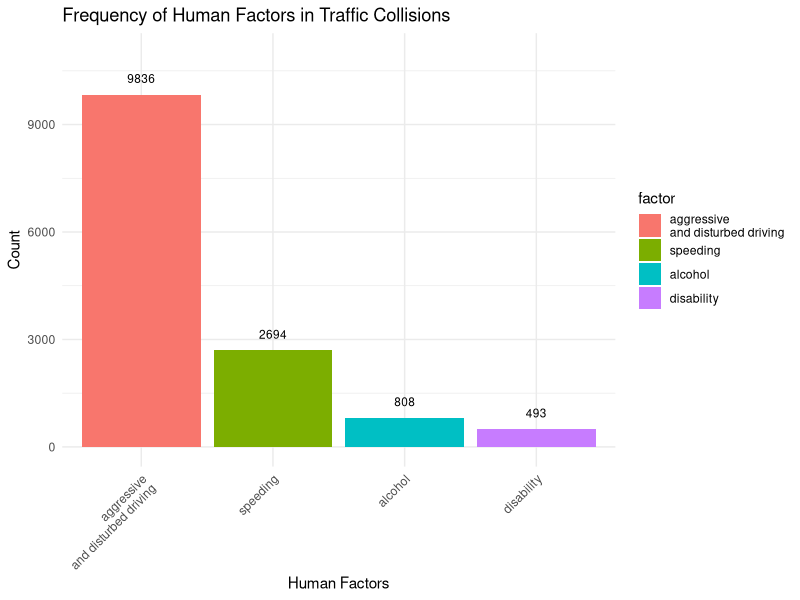
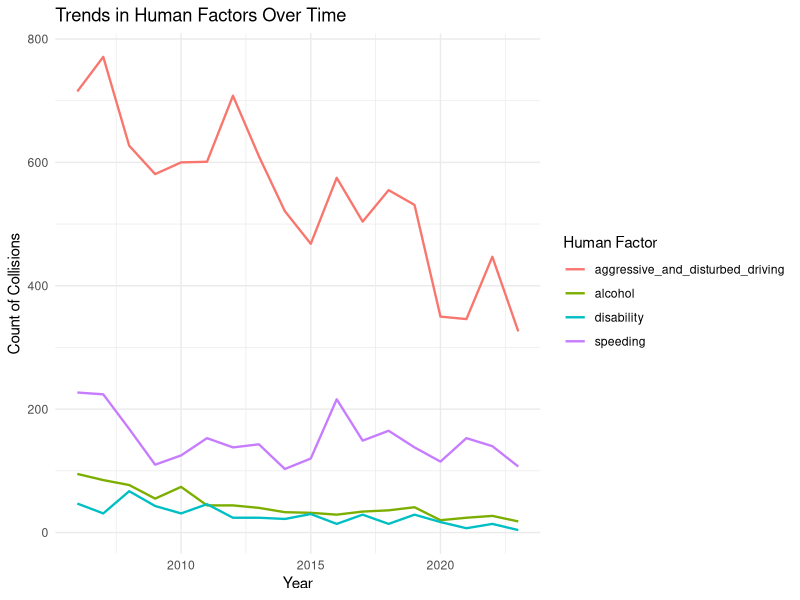
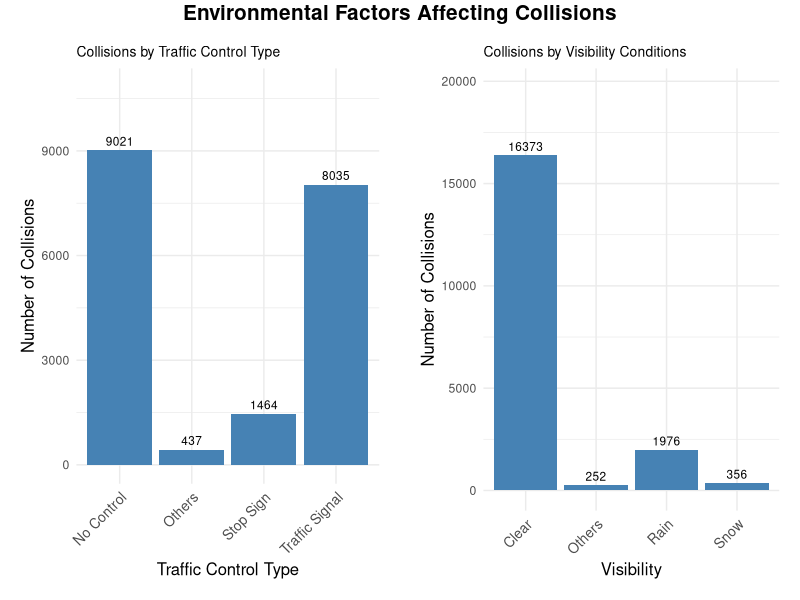
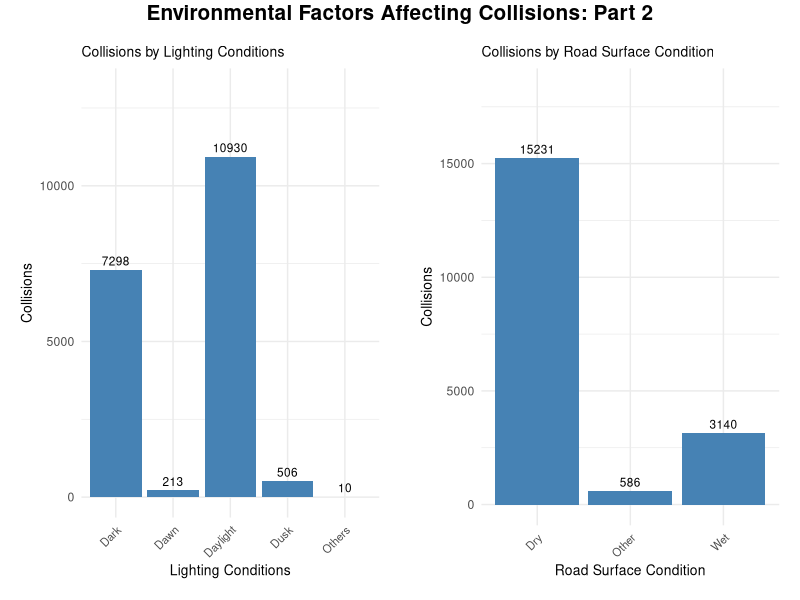

The R source for these figures, in order:
## ---- chunk 1
#| include: false
#| warning: false
#| message: false

#### Workspace set-up ####

## Load packages
library(tidyverse)
library(knitr)
library(here)
library(dplyr)
library(ggplot2)
library(readr)
library(gridExtra)
library(grid)

#read in cleaned data #
#total_cleaned_data
cleaned_data <- read.csv(here::here("data/analysis_data/total_cleaned_data.csv"))
show_col_types = FALSE

# human factors data
human_factors_data <- read.csv(here::here("data/analysis_data/human_factors_data.csv"))
show_col_types = FALSE

# environmental factors data
environmental_factors_data <- read.csv(here::here("data/analysis_data/environmental_factors_data.csv"))
show_col_types = FALSE

# result data
result_data <- read.csv(here::here("data/analysis_data/result_data.csv"))
show_col_types = FALSE
## ---- chunk 2
#| message: false
#| echo: false
#| label: fig-frequency-factors-tall
#| fig-cap: Frequency of human factors with thinner numbers and taller graph

# Convert relevant columns to factors and reorder them for better readability
human_factors_data <- human_factors_data %>%
  mutate(speeding = factor(speeding, levels = c("None", "Yes")),
         aggressive_and_disturbed_driving = factor(aggressive_and_disturbed_driving, levels = c("None", "Yes")),
         alcohol = factor(alcohol, levels = c("None", "Yes")),
         disability = factor(disability, levels = c("None", "Yes")))

# Frequency summary for each factor
factor_summary <- human_factors_data %>%
  summarise(
    speeding = sum(speeding == "Yes"),
    aggressive_and_disturbed_driving = sum(aggressive_and_disturbed_driving == "Yes"),
    alcohol = sum(alcohol == "Yes"),
    disability = sum(disability == "Yes")
  ) %>%
  tidyr::gather(key = "factor", value = "count")

# Split the category name for 'aggressive_and_disturbed_driving'
factor_summary <- factor_summary %>%
  mutate(factor = str_replace_all(factor, "aggressive_and_disturbed_driving", "aggressive\nand disturbed driving"))

# Reorder factors based on count for better visualization
factor_summary <- factor_summary %>%
  mutate(factor = forcats::fct_reorder(factor, count, .desc = TRUE))

# Bar plot with thinner numbers and taller graph
ggplot(factor_summary, aes(x = factor, y = count, fill = factor)) +
  geom_bar(stat = "identity") +
  geom_text(aes(label = count), vjust = -0.5, nudge_y = 200, size = 3, fontface = "plain", color = "black") +  # Thinner numbers
  theme_minimal() +
  labs(title = "Frequency of Human Factors in Traffic Collisions",
       x = "Human Factors",
       y = "Count") +
  theme(axis.text.x = element_text(angle = 45, hjust = 1)) +  # Adjust x-axis labels
  coord_cartesian(ylim = c(0, 11000))  # Adjust the y-axis limit to make the graph taller

## ---- chunk 3
#| message: false
#| echo: false
#| label: fig-trend-over-time
#| fig-cap: Trends of human factors in traffic collisions over time

# Convert the date column to date format
human_factors_data <- human_factors_data %>%
  mutate(date = as.Date(date, format = "%Y-%m-%d"))

# Summarise the presence of each factor by year
trend_data <- human_factors_data %>%
  mutate(year = lubridate::year(date)) %>%
  group_by(year) %>%
  summarise(
    speeding = sum(speeding == "Yes"),
    aggressive_and_disturbed_driving = sum(aggressive_and_disturbed_driving == "Yes"),
    alcohol = sum(alcohol == "Yes"),
    disability = sum(disability == "Yes")
  ) %>%
  tidyr::gather(key = "factor", value = "count", -year)

# Line plot to show trends over time
ggplot(trend_data, aes(x = year, y = count, color = factor)) +
  geom_line(linewidth = 0.8) +
  theme_minimal() +
  labs(title = "Trends in Human Factors Over Time",
       x = "Year",
       y = "Count of Collisions",
       color = "Human Factor")
## ---- chunk 4
#| message: false
#| echo: false
#| label: tbl-cleaned-environmental-factors-data
#| tbl-cap: Sample of Environmental Factors of Collision Data

head (environmental_factors_data, 5) |>
  kable(
    col.names = c("date", "traffic_control_type", "visibility", "light", "road_surface_condition"),
  booktabs = TRUE
  )
## ---- chunk 5
#| message: false
#| echo: false
#| label: fig-four-graphs-layout
#| fig-cap: Combined layout with four simplified collision graphs

# Modify traffic_control_type to group categories into 'No Control', 'Stop Sign', 'Traffic Signal', and 'Others'
environmental_factors_data <- environmental_factors_data %>%
  mutate(traffic_control_type_grouped = case_when(
    traffic_control_type == "No Control" ~ "No Control",
    traffic_control_type == "Stop Sign" ~ "Stop Sign",
    traffic_control_type == "Traffic Signal" ~ "Traffic Signal",
    TRUE ~ "Others"
  ))

# Modify visibility to group categories into 'Clear', 'Rain', 'Snow', and 'Others'
environmental_factors_data <- environmental_factors_data %>%
  mutate(visibility_grouped = case_when(
    visibility == "Clear" ~ "Clear",
    visibility == "Rain" ~ "Rain",
    visibility == "Snow" ~ "Snow",
    TRUE ~ "Others"
  ))

# Common theme
common_theme <- theme_minimal() +
  theme(
    axis.text.x = element_text(angle = 45, hjust = 1, size = 10),  # Slightly larger font for clarity
    axis.title.x = element_text(size = 12),
    axis.title.y = element_text(size = 12),
    plot.title = element_text(size = 10),
    plot.margin = margin(t = 15, r = 15, b = 15, l = 15)  # Margins for more space
  )

# First plot: Traffic Control Type and Visibility Conditions

# Plot 1: Traffic Control Type
plot1 <- ggplot(environmental_factors_data, aes(x = traffic_control_type_grouped)) +
  geom_bar(fill = "steelblue") +
  geom_text(stat = 'count', aes(label = after_stat(count)), vjust = -0.5, size = 3) +
  common_theme +
  labs(title = "Collisions by Traffic Control Type",
       x = "Traffic Control Type",
       y = "Number of Collisions") +
  coord_cartesian(ylim = c(0, max(table(environmental_factors_data$traffic_control_type_grouped)) * 1.2))

# Plot 2: Visibility Conditions
plot2 <- ggplot(environmental_factors_data, aes(x = visibility_grouped)) +
  geom_bar(fill = "steelblue") +
  geom_text(stat = 'count', aes(label = after_stat(count)), vjust = -0.5, size = 3) +
  common_theme +
  labs(title = "Collisions by Visibility Conditions",
       x = "Visibility",
       y = "Number of Collisions") +
  coord_cartesian(ylim = c(0, max(table(environmental_factors_data$visibility_grouped)) * 1.2))

# Arrange these two plots side by side
first_plot_pair <- grid.arrange(plot1, plot2, ncol = 2, 
                                top = textGrob("Environmental Factors Affecting Collisions", gp = gpar(fontsize = 15, fontface = "bold")))

## ---- chunk 6
#| message: false
#| echo: false
#| label: tbl-cleaned-environmental-factors-data-2
#| tbl-cap: Sample of Environmental Factors of Collision Data 2

# Common theme
common_theme <- theme_minimal() +
  theme(
    axis.text.x = element_text(angle = 45, hjust = 1, size = 8),
    axis.title.x = element_text(size = 10),
    axis.title.y = element_text(size = 10),
    plot.title = element_text(size = 10),  # No bold here
    plot.margin = margin(t = 15, r = 15, b = 15, l = 15)  # Margins for more space
  )

# Modify light to group categories into 'Dark', 'Dawn', 'Daylight', 'Dusk', and 'Others'
environmental_factors_data <- environmental_factors_data %>%
  mutate(lighting_grouped = case_when(
    light %in% c("Dark", "Dark, artificial") ~ "Dark",
    light %in% c("Dawn", "Dawn, artificial") ~ "Dawn",
    light %in% c("Daylight", "Daylight, artificial") ~ "Daylight",
    light %in% c("Dusk", "Dusk, artificial") ~ "Dusk",
    light %in% c("None", "Other") ~ "Others"
  ))

# Modify road_surface_condition to group categories into 'Dry', 'Wet', and 'Other'
environmental_factors_data <- environmental_factors_data %>%
  mutate(road_surface_grouped = case_when(
    road_surface_condition == "Dry" ~ "Dry",
    road_surface_condition == "Wet" ~ "Wet",
    TRUE ~ "Other"
  ))

# Second plot: Lighting Conditions and Road Surface Condition

# Plot 3: Lighting Conditions
plot3 <- ggplot(environmental_factors_data, aes(x = lighting_grouped)) +
  geom_bar(fill = "steelblue") +
  geom_text(stat = 'count', aes(label = after_stat(count)), vjust = -0.5, size = 3) +
  common_theme +  # Apply the common theme
  labs(title = "Collisions by Lighting Conditions",
       x = "Lighting Conditions",
       y = "Collisions") +
  coord_cartesian(ylim = c(0, max(table(environmental_factors_data$lighting_grouped)) * 1.2))

# Plot 4: Road Surface Conditions
plot4 <- ggplot(environmental_factors_data, aes(x = road_surface_grouped)) +
  geom_bar(fill = "steelblue") +
  geom_text(stat = 'count', aes(label = after_stat(count)), vjust = -0.5, size = 3) +
  common_theme +  # Apply the common theme
  labs(title = "Collisions by Road Surface Condition",
       x = "Road Surface Condition",
       y = "Collisions") +
  coord_cartesian(ylim = c(0, max(table(environmental_factors_data$road_surface_grouped)) * 1.2))

# Arrange these two plots side by side
second_plot_pair <- grid.arrange(plot3, plot4, ncol = 2, 
                                 top = textGrob("Environmental Factors Affecting Collisions: Part 2", gp = gpar(fontsize = 15, fontface = "bold")))

## ---- chunk 7
#| message: false
#| echo: false
#| label: tbl-cleaned-result-data
#| tbl-cap: Sample of Result of Collision Data

head (result_data, 5) |>
  kable(
    col.names = c("date", "classification_of_accident", "injury"),
  booktabs = TRUE
  )
